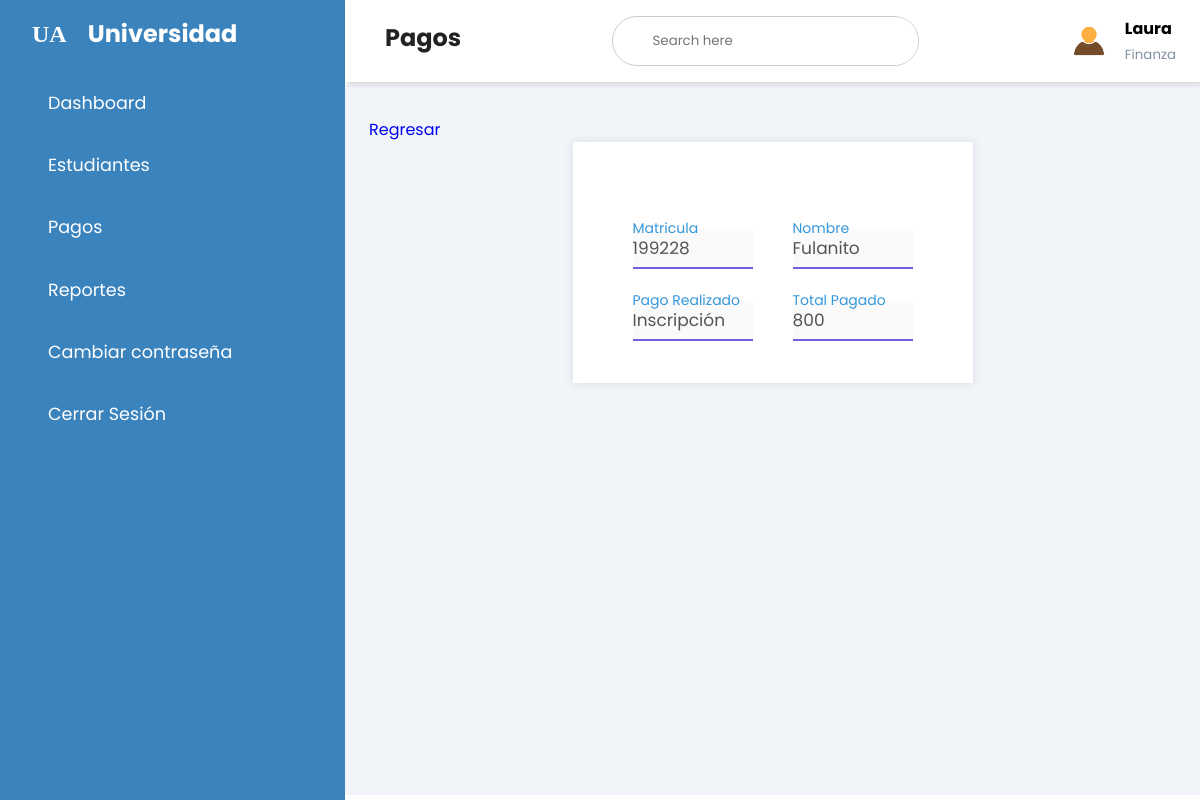
The app's page /finance/payments/detail/1/ (signed in) with its own data.
### pagos/models.py (models this page shows, shortened)
class Finanza(models.Model):
    ESTATUS = (
			('Activo', 'Activo'),
			('Inactivo', 'Inactivo'),
			)
    user = models.OneToOneField(User, null=True, blank=True, on_delete=models.CASCADE)
    nombre = models.CharField(max_length=100)
    apellido_paterno = models.CharField(max_length=100)
    apellido_materno = models.CharField(max_length=100)
    clave_plantel = models.ForeignKey(Plantel, null=True, blank=True, on_delete=models.CASCADE)
    estatus = models.CharField(max_length=100, choices=ESTATUS)

class Tramite(models.Model):
    ESTADO = (
			('Completado', 'Completado'),
			('En Progreso', 'En Progreso'),
            ('Deuda', 'Deuda'),
			)
    clave_alumno = models.ForeignKey(Alumno, null=True, blank=True, on_delete=models.CASCADE)
    clave_pago = models.ForeignKey(Pago, null=True, blank=True, on_delete=models.CASCADE)
    fecha_tramitado = models.DateTimeField(auto_now_add=True, null=True)
    encargado_tramite = models.ForeignKey(Finanza, null=True, blank=True, on_delete=models.CASCADE)
    pago_parcial = models.CharField(max_length=100)
    proximo_pago = models.DateField(auto_now_add=False, null=True, blank=True)
    monto_adeudo = models.IntegerField(null=True, blank=True)
    estado = models.CharField(max_length=100, choices=ESTADO)

class Alumno(models.Model):
    ESTATUS = (
			('Activo', 'Activo'),
			('Baja', 'Baja'),
            ('Graduado', 'Graduado'),
			)
    matricula = models.CharField(max_length=100, primary_key=True)
    user = models.OneToOneField(User, null=True, blank=True, on_delete=models.CASCADE)
    email = models.CharField(max_length=100,null=True, blank=True)
    nombre = models.CharField(max_length=100,null=True, blank=True)
    apellido = models.CharField(max_length=150, null=True, blank=True)
    direccion = models.CharField(max_length=100, null=True, blank=True)
    telefono = models.CharField(max_length=12, null=True, blank=True)
    clave_carrera = models.ForeignKey(Carrera, null=True, blank=True, on_delete=models.CASCADE)
    clave_plantel = models.ForeignKey(Plantel, null=True, blank=True, on_delete=models.CASCADE)
    estatus = models.CharField(max_length=100, choices=ESTATUS, default=ESTATUS[0][0])

class Pago(models.Model):
    tipo_pago = models.CharField(max_length=200)
    monto = models.IntegerField(null=True)

### core/decorators.py (the view)
		def wrapper_func(request, *args, **kwargs):
			group = None
			if request.user.groups.exists():
				group = request.user.groups.all()[0].name
			if group in allowed_roles:
				return view_func(request, *args, **kwargs)
			else:
				return HttpResponse('No estás autorizado a ver esta página')

### finance/views.py (called while the page is built)
@login_required(login_url='login')
@allowed_users(allowed_roles=['finanza'])
def pagos_detalle(request, id_pago):
    perfil = request.user.finanza
    detalle_pago = Tramite.objects.get(id=id_pago)
    return render(request,'finance/pagos_detalle.html',{'perfil':perfil, 'detalle_pago':detalle_pago})

### finance/templates/finance/pagos_detalle.html (shortened to what this page needs)
{% extends 'core/base_finance.html' %}
{% load static %}
{% block titleheader %}Pagos{% endblock %}
{% block estiloextras %}
<link rel="stylesheet" href="{% static 'core/css/forms-style.css' %}">
{% endblock %}
{% block content %}
			<a class="cancelar-pago" href="{% url 'payments_finance' %}">Regresar</a>
			<div class="container">
				<form action="#">
					<div class="form-row">
						<div class="input-data">
							<input type="text" disabled value="{{detalle_pago.clave_alumno.matricula}}">
							<div class="underline">
							</div>
							<label for="">Matricula</label>
						</div>
						<div class="input-data">
							<input type="text" disabled value="{{detalle_pago.clave_alumno.nombre}}">
							<label for="">Nombre</label>
						</div>
					</div>
				<div class="form-row">
					<div class="input-data">
						<input type="text" disabled value="{{detalle_pago.clave_pago.tipo_pago}}">
						<div class="underline">
						</div>
						<label for="">Pago Realizado</label>
					</div>
					<div class="input-data">
						<input type="text" disabled value="{{detalle_pago.clave_pago.monto}}">
						<div class="underline">
						</div>
						<label for="">Total Pagado</label>
					</div>
				</div>
				</div>
				</div>
{% endblock %}

### core/templates/core/base_finance.html (shortened to what this page needs)
{% load static %}
{% load pwa %}
<!DOCTYPE html>
<html lang="en">
<head>
    <link rel = "stylesheet" href = "https://maxst.icons8.com/vue-static/landings/line-awesome/line-awesome/1.3.0/css/line-awesome.min.css" >
    <link rel="stylesheet" href="{% static 'core/css/style.css' %}">
    <link rel="stylesheet" href="{% static 'core/css/tablas.css' %}">
    <link rel="stylesheet" href="{% static 'core/css/toast.css' %}">
    {% block estiloextras %}{% endblock %}
</head>
<body>
    <div class="sidebar">
        <div class="sidebar-brand">
            <h2>
                <span>UA</span>
                <span>Universidad</span>
            </h2>
        </div>
        <div class="sidebar-menu">
            <ul>
                <li>
                    <a href="{% url 'home_finance' %}" class="{% if request.path == '/finance/' %}active{% endif %}">
                        <span class="las la-igloo"></span>
                        <span>Dashboard</span>
                    </a>
                </li>
                <li>
                    <a href="{% url 'student_finance' %}" class="{% if request.path == '/finance/student/' %}active{% endif %}">
                        <span class="las la-users"></span>
                        <span>Estudiantes</span>
                    </a>
                </li>
                <li>
                    <a href="{% url 'payments_finance' %}" class="{% if request.path == '/finance/payments/' %}active{% endif %}">
                        <span class="las la-clipboard-list"></span>
                        <span>Pagos</span>
                    </a>
                </li>
                <li>
                    <a href="{% url 'report_finance' %}" class="{% if request.path == '/finance/report/' %}active{% endif %}">
                        <span class="las la-clipboard"></span>
                        <span>Reportes</span>
                    </a>
                </li>
                <li>
                    <a href="{% url 'password_finance' %}" class="{% if request.path == '/finance/reset_password/' %}active{% endif %}">
                        <span class="las la-user-circle"></span>
                        <span>Cambiar contraseña</span>
                    </a>
                </li>
                <li>
                    <a href="{% url 'logout' %}">
                        <span class="la la-sign-out"></span>
                        <span>Cerrar Sesión</span>
                    </a>
                </li>
            </ul>
        </div>
    </div>
    <div class="main-content">
        <header>
            <h2>
                <label for="nav-toggle">
                    <span class="las la-bars"></span>
                </label>
                {% block titleheader %} {% endblock %}
            </h2>
            <div class="search-wrapper">
                <input type="search" placeholder="Search here">
            </div>
            <div class="user-wrapper">
                <img src="{% static 'core/img/avatar.jpg' %}" width="40px" height="40px" alt="">
                <div>
                    <h4>{{perfil.nombre}}</h4>
                    <small>Finanza</small>
                </div>
            </div>
        </header>
        <main>
          {% block content %}{% endblock %}
</body>
</html>

### core/static/core/css/style.css (style rules this page uses)
* { padding: 0; margin: 0; box-sizing: border-box; list-style-type: none; text-decoration: none; font-family: 'Poppins', sans-serif; }
.sidebar { width: 345px; position: fixed; left: 0; top: 0; height: 100%; background: var(--main-color); z-index: 100; transition: width 300ms; }
.sidebar-brand { height: 90; padding: 1rem 0rem 1rem 2rem; color: white; }
.sidebar-brand span { display: inline-block; padding-right: 1rem; }
.sidebar-brand span:first-child { font-family: fantasy; font-size: 1.5rem; }
.sidebar-menu { margin-top: 1rem; }
.sidebar-menu li { width: 100%; margin-bottom: 1.7rem; padding-left: 1rem; }
.sidebar-menu a { padding-left: 1rem; display: block; color: #fff; font-size: 1.1rem; }
.sidebar-menu a span:first-child { font-size: 1.5rem; padding-right: 1rem; }
.main-content { transition: margin-left 300ms; margin-left: 345px; }
header { background: #fff; display: flex; justify-content: space-between; padding: 1rem 1.5rem; box-shadow: 2px 2px 5px rgba(0, 0, 0, 0.2); position: fixed; left: 345px; width: calc(100% - 345px); top: 0; z-index: 100; transition: left 300ms; }
header h2 { color: #222; }
header label span { font-size: 1.7rem; padding-right: 1rem; }
.search-wrapper { border: 1px solid #ccc; border-radius: 30px; height: 50px; display: flex; align-items: center; overflow-x: hidden; }
.search-wrapper input { height: 100%; padding: .5rem; border: none; outline: none; }
.user-wrapper { display: flex; align-items: center; }
.user-wrapper img { border-radius: 50%; margin-right: 1rem; }
.user-wrapper small { display: inline-block; color: var(--text-grey); }
main { margin-top: 85px; padding: 2rem 1.5rem; background: #f1f5f9; min-height: calc(100vh - 90px); }

### core/static/core/css/forms-style.css (style rules this page uses)
.container { max-width: 100%; background: #fff; width: 800px; padding: 25px 40px 10px 40px; box-shadow: 0px 0px 10px rgba(0,0,0,0.1); color: #000; margin: auto; }
.container form { padding: 30px 0 0 0; }
.container form .form-row { display: flex; margin: 32px 0; }
form .form-row .input-data { width: 100%; height: 40px; margin: 0 20px; position: relative; }
.input-data input, .input-data select, .textarea textarea { display: block; width: 100%; height: 100%; border: none; font-size: 17px; border-bottom: 2px solid #705ee3; outline: none; }
.input-data input:focus ~ label, .textarea textarea:focus ~ label, .input-data input:valid ~ label, .textarea textarea:valid ~ label, .input-data input:disabled ~ label { transform: translateY(-20px); font-size: 14px; color: #3498db; }
.input-data label { position: absolute; pointer-events: none; bottom: 10px; font-size: 16px; transition: all 0.3s ease; }
.input-data .underline { position: absolute; bottom: 0; height: 2px; width: 100%; }
.input-data .underline:before { position: absolute; content: ""; height: 2px; width: 100%; transform: scaleX(0); transform-origin: center; transition: transform 0.3s ease; }
@media screen and (max-width: 1200px) { .container { width: 400px; max-width: 100%; } }

### core/static/core/css/config.css (style rules this page uses)
:root { --main-color: #3B83BD; --color-dark: #1D2231; --text-grey: #8390A2; --color-blue: #C3E3FD; --color-hover: #C9E9FC; }

### records on screen
Finanza: nombre "Laura"
Tramite: clave_alumno.matricula "199228", clave_alumno.nombre "Fulanito", clave_pago.tipo_pago "Inscripción", clave_pago.monto "800"
